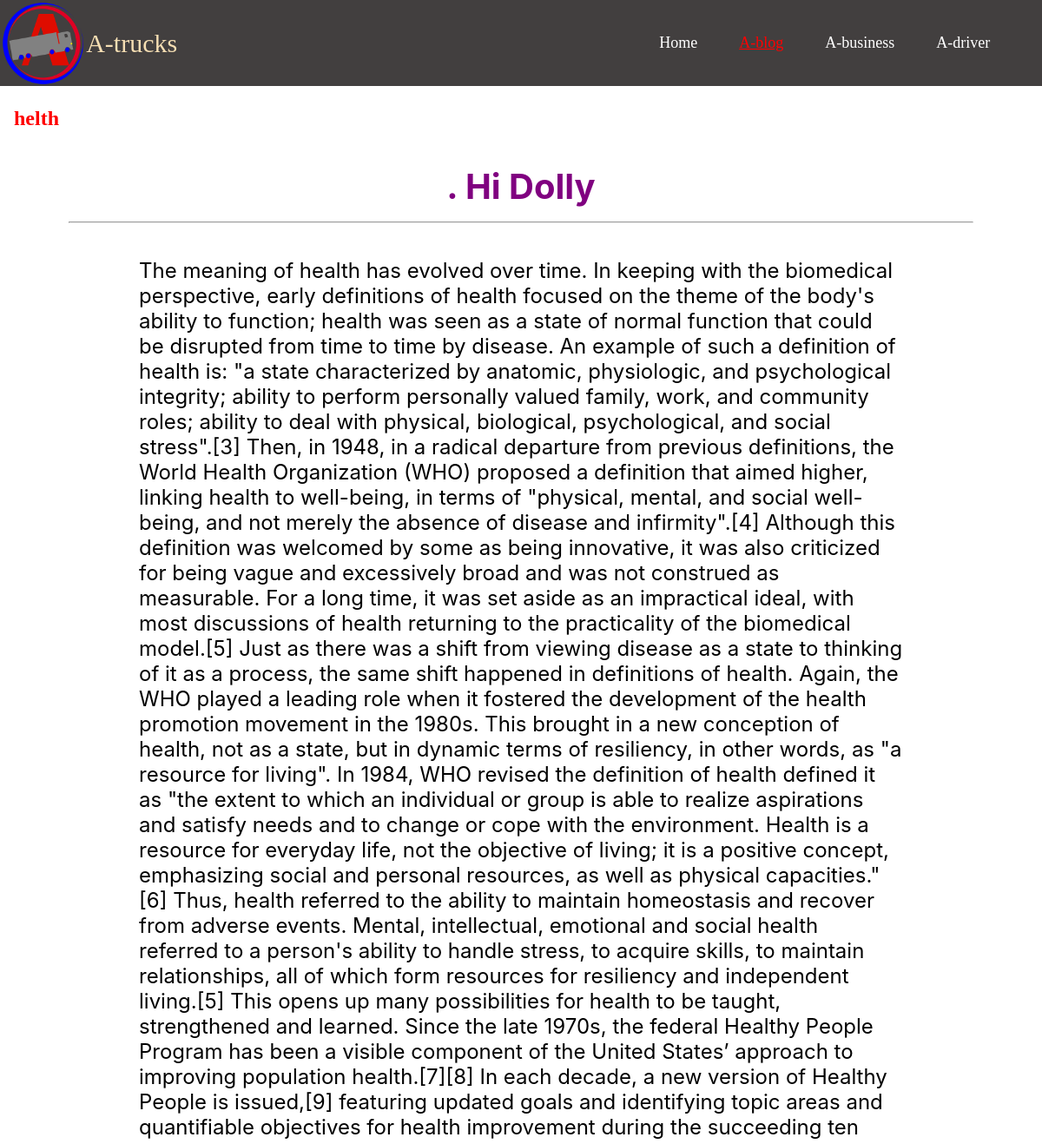
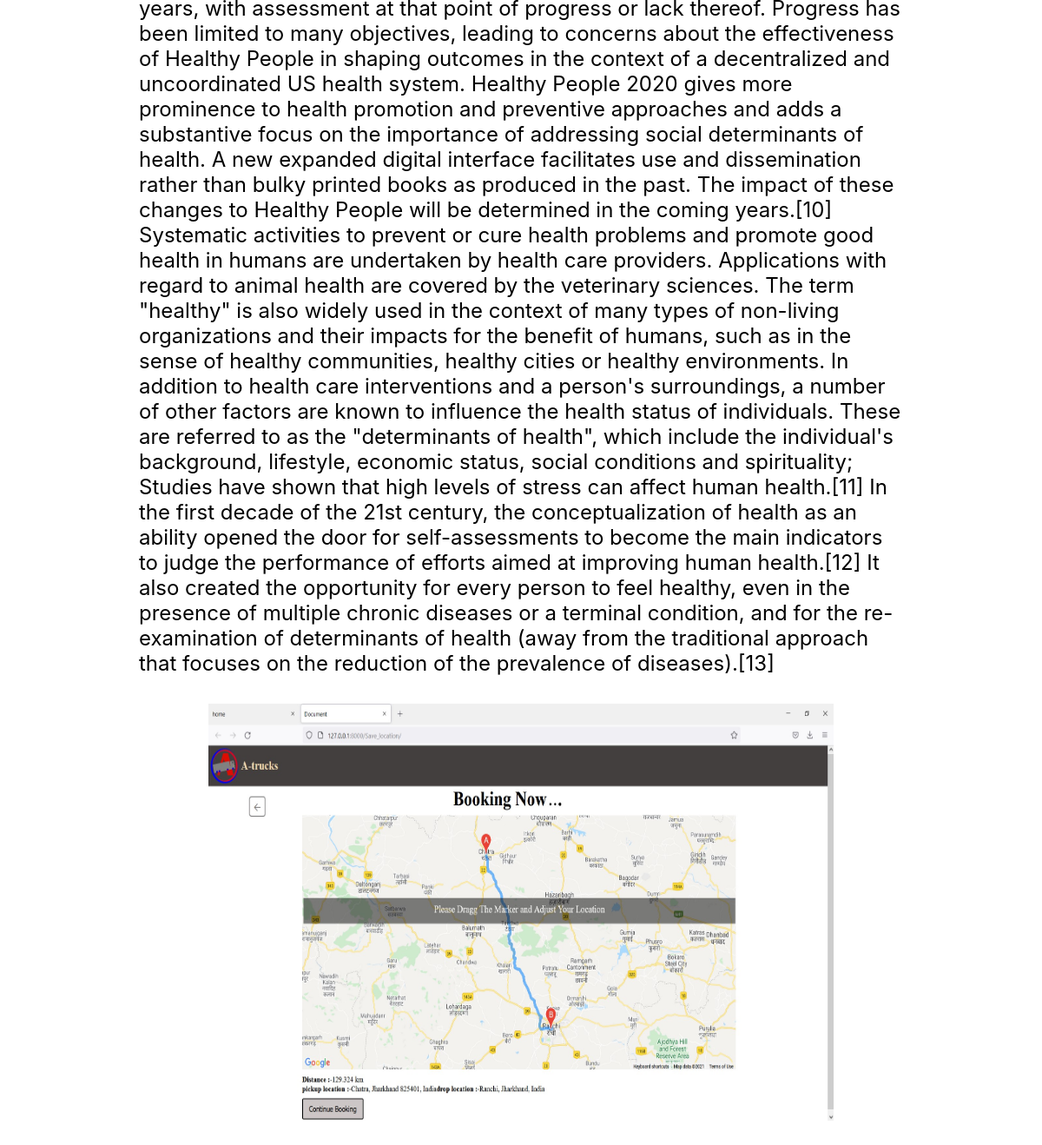
/A_blog/kljsbdljbvjbkjfhewlkgrreygvdbgdvb, run on the app's committed database (2 pictures, top to bottom).
### A_blog/models.py (models this page shows, shortened)
class blog_content(models.Model):
    sno=models.AutoField(primary_key=True)
    title=models.CharField(max_length=255)
    blog_type=models.CharField(max_length=50)
    slug=models.CharField(max_length=200)
    timeStamp=models.DateTimeField(default=now)
    blog_thumbnail=models.ImageField(upload_to="static/image/A_blog")
    content=models.TextField()

### A_blog/views.py (the view)
# urls.py: path('<str:slug>', views.blogPost, name='blogPost'),
def blogPost(request,slug):
    post=blog_content.objects.filter(slug=slug).first()
    context={"post":post}
    return render(request,"A_blog/blogPost.html",context)

### templates/A_blog/blogPost.html (shortened to what this page needs)
{% extends 'basic.html' %}
{% block css %}
{% load static %}
<link rel="stylesheet" type="text/css" href="{% static 'A_blog/blogPost.css' %}">
{% endblock %}
{% block A_blogActive %}highlight{% endblock A_blogActive %}
{% block body %}
{% load static %}
    <div class="blogPost_body">
        <strong class="blogPost_content_type">{{post.blog_type}}</strong>
        <div class="blogPost_content">
            <h3 class="blogPost_titel">. {{post.title}}</h3>
            <hr>
            <p class="blogPost_content">{{post.content}}</p>
        </div>
        <div class="blogPost_img">
            <img src="/media/{{post.blog_thumbnail}}" alt="">
        </div>
    </div>
{% endblock %}
{% block js %}
{% load static %}
{% endblock %}

### static/A_blog/blogPost.css (style rules this page uses)
.blogPost_body { margin-top: 3vh; }
.blogPost_content { margin: 5vh 10vh 0vh 10vh; display: flex; flex-direction: column; align-items: center; }
.blogPost_img { display: flex; flex-direction: column; align-items: center; }
.blogPost_img img { width: 60vw; height: 60vh; margin-bottom: 10vh; }
.blogPost_content_type { margin: 2vh; font-size: 3vh; color: red; }
.blogPost_titel { font-size: 5vh; margin-bottom: 2vh; color: purple; }
.blogPost_content hr { width: 100%; }
.blogPost_content { font-size: 3vh; margin-bottom: 2vh; font-family: -apple-system, BlinkMacSystemFont, 'Segoe UI', Roboto, Oxygen, Ubuntu, Cantarell, 'Open Sans', 'Helvetica Neue', sans-serif; }

### templates/basic.html (style rules this page uses)
* { margin: 0px; padding: 0px; }
body { overflow-x: hidden; }

### data on the page
blog_content: blog_type "helth", title "Hi Dolly", content "The meaning of health has evolved over time. In keeping with the biomedical perspective, early definitions of health focused on the theme of the body's ability to function; health was seen as a state of normal function that could be disrupted from time to time by disease. An example of such a definition of health is: \"a state characterized by anatomic, physiologic, and psychological integrity; ability to perform personally valued family, work, and community roles; ability to deal with physical, biological, psychological, and social stress\".[3] Then, in 1948, in a radical departure from previous definitions, the World Health Organization (WHO) proposed a definition that aimed higher, linking…", blog_thumbnail (picture)
